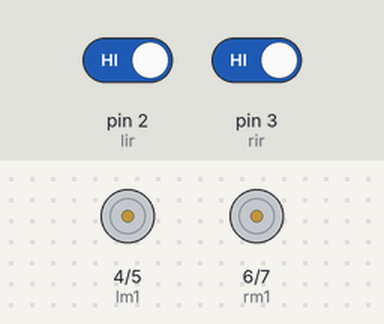
A sketch run on a simulated Arduino Uno, built with avr-gcc and run on an emulated ATmega328P. On the bench: motor-driver pin pairs drawn as motors (green arrow = first pin HIGH = forward, orange = second pin HIGH = backward, longer = more drive). The test bench sets the inputs (shaded band); at power-on: pin 2 (lir) HIGH, pin 3 (rir) HIGH.

Above: at 1.2 s.
1.3 s: pin 2 (lir) driven LOW
At 2.2 s:
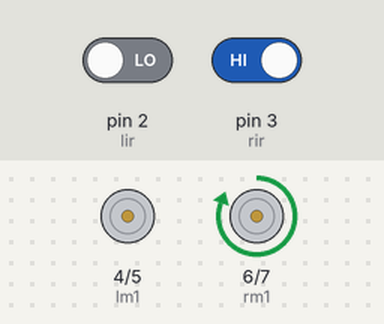
2.8 s: pin 3 (rir) driven LOW
At 3.3 s:
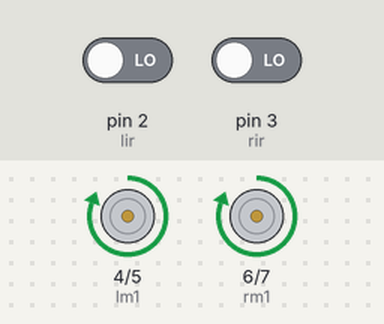
4.3 s: pin 2 (lir) driven HIGH
At 5.5 s:
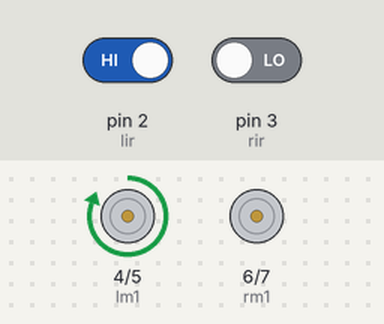
5.8 s: pin 3 (rir) driven HIGH
At 6.8 s:
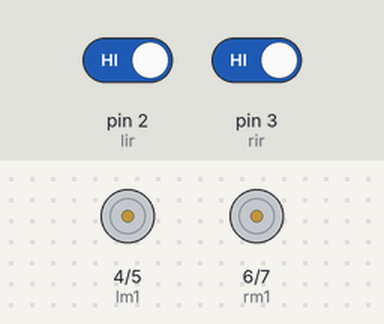
Timing chart, 0 to 8.3 s (numbered marks = the images above; inputs shaded):
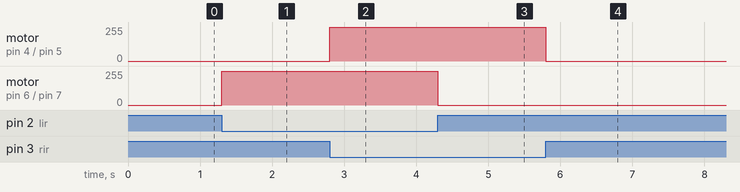

The sketch:

line_follower.ino
```cpp
int lir=2;
int rir=3;
int lm1=4;//+ve
int lm2=5;//-ve
int rm1=6;//+ve
int rm2=7;//-ve
int lirvalue;
int rirvalue;

void setup()
{
  pinMode(lir,INPUT);
  pinMode(rir,INPUT);
  pinMode(lm1,OUTPUT);
  pinMode(lm2,OUTPUT);
  pinMode(rm1,OUTPUT);
  pinMode(rm2,OUTPUT);

}

void loop()
{
  lirvalue=digitalRead(lir);
  rirvalue=digitalRead(rir);
  if(lirvalue==0&& rirvalue==0)
    forward();
  else if(lirvalue==1 && rirvalue==0)
     right();
  else if(lirvalue==0 && rirvalue==1)
      left();
  else if(lirvalue==1 && rirvalue==1)
      Stop();

}
void forward()
{
  digitalWrite(lm1,1);
  digitalWrite(lm2,0);
  digitalWrite(rm1,1);
  digitalWrite(rm2,0);
}
void backward()
{
  digitalWrite(lm1,0);
  digitalWrite(lm2,1);
  digitalWrite(rm1,0);
  digitalWrite(rm2,1);
}
void Stop()
{
  digitalWrite(lm1,0);
  digitalWrite(lm2,0);
  digitalWrite(rm1,0);
  digitalWrite(rm2,0);
}
void left()
{
  digitalWrite(lm1,0);
  digitalWrite(lm2,0);
  digitalWrite(rm1,1);
  digitalWrite(rm2,0);
}
void right()
{
  digitalWrite(lm1,1);
  digitalWrite(lm2,0);
  digitalWrite(rm1,0);
  digitalWrite(rm2,0 );
}
```

Measured:
- after the input at 1.3 s, motor on pin 6 (rm1) / pin 7 (rm2): stopped → forward 255/255 at once
- after the input at 2.8 s, motor on pin 4 (lm1) / pin 5 (lm2): stopped → forward 255/255 at once
- after the input at 4.3 s, motor on pin 6 (rm1) / pin 7 (rm2): forward 255/255 → stopped at once
- after the input at 5.8 s, motor on pin 4 (lm1) / pin 5 (lm2): forward 255/255 → stopped at once
